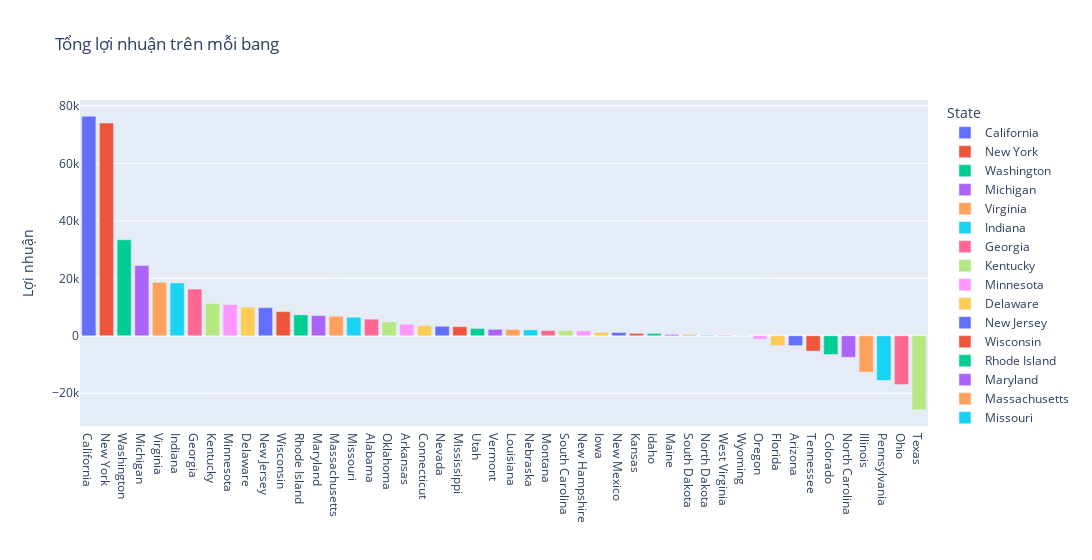

The notebook cell this image was saved under:
### Code cell
state_profit = df.groupby('State')['Profit'].sum().reset_index()
state_profit = state_profit.sort_values(by=['Profit'],ascending=False)
fig_state_profit = px.bar(state_profit,x='State',y='Profit',color='State',title='Tổng lợi nhuận trên mỗi bang')
fig_state_profit.update_layout(
    yaxis_title = 'Lợi nhuận',
    xaxis_title = '',
    width = 5000
)
fig_state_profit.show()

### Figure 1 — Plotly figure (JSON) as saved in the notebook; plotly's stock layout.template omitted (floating-point values rounded to 4 significant figures)
{"data": [{"alignmentgroup": "True", "hovertemplate": "State=%{x}<br>Profit=%{y}<extra></extra>", "legendgroup": "California", "marker": {"color": "#636efa", "pattern": {"shape": ""}}, "name": "California", "offsetgroup": "California", "orientation": "v", "showlegend": true, "textposition": "auto", "type": "bar", "x": ["California"], "xaxis": "x", "y": [76380.0], "yaxis": "y"}, {"alignmentgroup": "True", "hovertemplate": "State=%{x}<br>Profit=%{y}<extra></extra>", "legendgroup": "New York", "marker": {"color": "#EF553B", "pattern": {"shape": ""}}, "name": "New York", "offsetgroup": "New York", "orientation": "v", "showlegend": true, "textposition": "auto", "type": "bar", "x": ["New York"], "xaxis": "x", "y": [74040.0], "yaxis": "y"}, {"alignmentgroup": "True", "hovertemplate": "State=%{x}<br>Profit=%{y}<extra></extra>", "legendgroup": "Washington", "marker": {"color": "#00cc96", "pattern": {"shape": ""}}, "name": "Washington", "offsetgroup": "Washington", "orientation": "v", "showlegend": true, "textposition": "auto", "type": "bar", "x": ["Washington"], "xaxis": "x", "y": [33400.0], "yaxis": "y"}, {"alignmentgroup": "True", "hovertemplate": "State=%{x}<br>Profit=%{y}<extra></extra>", "legendgroup": "Michigan", "marker": {"color": "#ab63fa", "pattern": {"shape": ""}}, "name": "Michigan", "offsetgroup": "Michigan", "orientation": "v", "showlegend": true, "textposition": "auto", "type": "bar", "x": ["Michigan"], "xaxis": "x", "y": [24460.0], "yaxis": "y"}, {"alignmentgroup": "True", "hovertemplate": "State=%{x}<br>Profit=%{y}<extra></extra>", "legendgroup": "Virginia", "marker": {"color": "#FFA15A", "pattern": {"shape": ""}}, "name": "Virginia", "offsetgroup": "Virginia", "orientation": "v", "showlegend": true, "textposition": "auto", "type": "bar", "x": ["Virginia"], "xaxis": "x", "y": [18600.0], "yaxis": "y"}, {"alignmentgroup": "True", "hovertemplate": "State=%{x}<br>Profit=%{y}<extra></extra>", "legendgroup": "Indiana", "marker": {"color": "#19d3f3", "pattern": {"shape": ""}}, "name": "Indiana", "offsetgroup": "Indiana", "orientation": "v", "showlegend": true, "textposition": "auto", "type": "bar", "x": ["Indiana"], "xaxis": "x", "y": [18380.0], "yaxis": "y"}, {"alignmentgroup": "True", "hovertemplate": "State=%{x}<br>Profit=%{y}<extra></extra>", "legendgroup": "Georgia", "marker": {"color": "#FF6692", "pattern": {"shape": ""}}, "name": "Georgia", "offsetgroup": "Georgia", "orientation": "v", "showlegend": true, "textposition": "auto", "type": "bar", "x": ["Georgia"], "xaxis": "x", "y": [16250.0], "yaxis": "y"}, {"alignmentgroup": "True", "hovertemplate": "State=%{x}<br>Profit=%{y}<extra></extra>", "legendgroup": "Kentucky", "marker": {"color": "#B6E880", "pattern": {"shape": ""}}, "name": "Kentucky", "offsetgroup": "Kentucky", "orientation": "v", "showlegend": true, "textposition": "auto", "type": "bar", "x": ["Kentucky"], "xaxis": "x", "y": [11200.0], "yaxis": "y"}, {"alignmentgroup": "True", "hovertemplate": "State=%{x}<br>Profit=%{y}<extra></extra>", "legendgroup": "Minnesota", "marker": {"color": "#FF97FF", "pattern": {"shape": ""}}, "name": "Minnesota", "offsetgroup": "Minnesota", "orientation": "v", "showlegend": true, "textposition": "auto", "type": "bar", "x": ["Minnesota"], "xaxis": "x", "y": [10820.0], "yaxis": "y"}, {"alignmentgroup": "True", "hovertemplate": "State=%{x}<br>Profit=%{y}<extra></extra>", "legendgroup": "Delaware", "marker": {"color": "#FECB52", "pattern": {"shape": ""}}, "name": "Delaware", "offsetgroup": "Delaware", "orientation": "v", "showlegend": true, "textposition": "auto", "type": "bar", "x": ["Delaware"], "xaxis": "x", "y": [9977.0], "yaxis": "y"}, {"alignmentgroup": "True", "hovertemplate": "State=%{x}<br>Profit=%{y}<extra></extra>", "legendgroup": "New Jersey", "marker": {"color": "#636efa", "pattern": {"shape": ""}}, "name": "New Jersey", "offsetgroup": "New Jersey", "orientation": "v", "showlegend": true, "textposition": "auto", "type": "bar", "x": ["New Jersey"], "xaxis": "x", "y": [9773.0], "yaxis": "y"}, {"alignmentgroup": "True", "hovertemplate": "State=%{x}<br>Profit=%{y}<extra></extra>", "legendgroup": "Wisconsin", "marker": {"color": "#EF553B", "pattern": {"shape": ""}}, "name": "Wisconsin", "offsetgroup": "Wisconsin", "orientation": "v", "showlegend": true, "textposition": "auto", "type": "bar", "x": ["Wisconsin"], "xaxis": "x", "y": [8402.0], "yaxis": "y"}, {"alignmentgroup": "True", "hovertemplate": "State=%{x}<br>Profit=%{y}<extra></extra>", "legendgroup": "Rhode Island", "marker": {"color": "#00cc96", "pattern": {"shape": ""}}, "name": "Rhode Island", "offsetgroup": "Rhode Island", "orientation": "v", "showlegend": true, "textposition": "auto", "type": "bar", "x": ["Rhode Island"], "xaxis": "x", "y": [7286.0], "yaxis": "y"}, {"alignmentgroup": "True", "hovertemplate": "State=%{x}<br>Profit=%{y}<extra></extra>", "legendgroup": "Maryland", "marker": {"color": "#ab63fa", "pattern": {"shape": ""}}, "name": "Maryland", "offsetgroup": "Maryland", "orientation": "v", "showlegend": true, "textposition": "auto", "type": "bar", "x": ["Maryland"], "xaxis": "x", "y": [7031.0], "yaxis": "y"}, {"alignmentgroup": "True", "hovertemplate": "State=%{x}<br>Profit=%{y}<extra></extra>", "legendgroup": "Massachusetts", "marker": {"color": "#FFA15A", "pattern": {"shape": ""}}, "name": "Massachusetts", "offsetgroup": "Massachusetts", "orientation": "v", "showlegend": true, "textposition": "auto", "type": "bar", "x": ["Massachusetts"], "xaxis": "x", "y": [6786.0], "yaxis": "y"}, {"alignmentgroup": "True", "hovertemplate": "State=%{x}<br>Profit=%{y}<extra></extra>", "legendgroup": "Missouri", "marker": {"color": "#19d3f3", "pattern": {"shape": ""}}, "name": "Missouri", "offsetgroup": "Missouri", "orientation": "v", "showlegend": true, "textposition": "auto", "type": "bar", "x": ["Missouri"], "xaxis": "x", "y": [6436.0], "yaxis": "y"}, {"alignmentgroup": "True", "hovertemplate": "State=%{x}<br>Profit=%{y}<extra></extra>", "legendgroup": "Alabama", "marker": {"color": "#FF6692", "pattern": {"shape": ""}}, "name": "Alabama", "offsetgroup": "Alabama", "orientation": "v", "showlegend": true, "textposition": "auto", "type": "bar", "x": ["Alabama"], "xaxis": "x", "y": [5787.0], "yaxis": "y"}, {"alignmentgroup": "True", "hovertemplate": "State=%{x}<br>Profit=%{y}<extra></extra>", "legendgroup": "Oklahoma", "marker": {"color": "#B6E880", "pattern": {"shape": ""}}, "name": "Oklahoma", "offsetgroup": "Oklahoma", "orientation": "v", "showlegend": true, "textposition": "auto", "type": "bar", "x": ["Oklahoma"], "xaxis": "x", "y": [4854.0], "yaxis": "y"}, {"alignmentgroup": "True", "hovertemplate": "State=%{x}<br>Profit=%{y}<extra></extra>", "legendgroup": "Arkansas", "marker": {"color": "#FF97FF", "pattern": {"shape": ""}}, "name": "Arkansas", "offsetgroup": "Arkansas", "orientation": "v", "showlegend": true, "textposition": "auto", "type": "bar", "x": ["Arkansas"], "xaxis": "x", "y": [4009.0], "yaxis": "y"}, {"alignmentgroup": "True", "hovertemplate": "State=%{x}<br>Profit=%{y}<extra></extra>", "legendgroup": "Connecticut", "marker": {"color": "#FECB52", "pattern": {"shape": ""}}, "name": "Connecticut", "offsetgroup": "Connecticut", "orientation": "v", "showlegend": true, "textposition": "auto", "type": "bar", "x": ["Connecticut"], "xaxis": "x", "y": [3511.0], "yaxis": "y"}, {"alignmentgroup": "True", "hovertemplate": "State=%{x}<br>Profit=%{y}<extra></extra>", "legendgroup": "Nevada", "marker": {"color": "#636efa", "pattern": {"shape": ""}}, "name": "Nevada", "offsetgroup": "Nevada", "orientation": "v", "showlegend": true, "textposition": "auto", "type": "bar", "x": ["Nevada"], "xaxis": "x", "y": [3317.0], "yaxis": "y"}, {"alignmentgroup": "True", "hovertemplate": "State=%{x}<br>Profit=%{y}<extra></extra>", "legendgroup": "Mississippi", "marker": {"color": "#EF553B", "pattern": {"shape": ""}}, "name": "Mississippi", "offsetgroup": "Mississippi", "orientation": "v", "showlegend": true, "textposition": "auto", "type": "bar", "x": ["Mississippi"], "xaxis": "x", "y": [3173.0], "yaxis": "y"}, {"alignmentgroup": "True", "hovertemplate": "State=%{x}<br>Profit=%{y}<extra></extra>", "legendgroup": "Utah", "marker": {"color": "#00cc96", "pattern": {"shape": ""}}, "name": "Utah", "offsetgroup": "Utah", "orientation": "v", "showlegend": true, "textposition": "auto", "type": "bar", "x": ["Utah"], "xaxis": "x", "y": [2547.0], "yaxis": "y"}, {"alignmentgroup": "True", "hovertemplate": "State=%{x}<br>Profit=%{y}<extra></extra>", "legendgroup": "Vermont", "marker": {"color": "#ab63fa", "pattern": {"shape": ""}}, "name": "Vermont", "offsetgroup": "Vermont", "orientation": "v", "showlegend": true, "textposition": "auto", "type": "bar", "x": ["Vermont"], "xaxis": "x", "y": [2245.0], "yaxis": "y"}, {"alignmentgroup": "True", "hovertemplate": "State=%{x}<br>Profit=%{y}<extra></extra>", "legendgroup": "Louisiana", "marker": {"color": "#FFA15A", "pattern": {"shape": ""}}, "name": "Louisiana", "offsetgroup": "Louisiana", "orientation": "v", "showlegend": true, "textposition": "auto", "type": "bar", "x": ["Louisiana"], "xaxis": "x", "y": [2196.0], "yaxis": "y"}, {"alignmentgroup": "True", "hovertemplate": "State=%{x}<br>Profit=%{y}<extra></extra>", "legendgroup": "Nebraska", "marker": {"color": "#19d3f3", "pattern": {"shape": ""}}, "name": "Nebraska", "offsetgroup": "Nebraska", "orientation": "v", "showlegend": true, "textposition": "auto", "type": "bar", "x": ["Nebraska"], "xaxis": "x", "y": [2037.0], "yaxis": "y"}, {"alignmentgroup": "True", "hovertemplate": "State=%{x}<br>Profit=%{y}<extra></extra>", "legendgroup": "Montana", "marker": {"color": "#FF6692", "pattern": {"shape": ""}}, "name": "Montana", "offsetgroup": "Montana", "orientation": "v", "showlegend": true, "textposition": "auto", "type": "bar", "x": ["Montana"], "xaxis": "x", "y": [1833.0], "yaxis": "y"}, {"alignmentgroup": "True", "hovertemplate": "State=%{x}<br>Profit=%{y}<extra></extra>", "legendgroup": "South Carolina", "marker": {"color": "#B6E880", "pattern": {"shape": ""}}, "name": "South Carolina", "offsetgroup": "South Carolina", "orientation": "v", "showlegend": true, "textposition": "auto", "type": "bar", "x": ["South Carolina"], "xaxis": "x", "y": [1769.0], "yaxis": "y"}, {"alignmentgroup": "True", "hovertemplate": "State=%{x}<br>Profit=%{y}<extra></extra>", "legendgroup": "New Hampshire", "marker": {"color": "#FF97FF", "pattern": {"shape": ""}}, "name": "New Hampshire", "offsetgroup": "New Hampshire", "orientation": "v", "showlegend": true, "textposition": "auto", "type": "bar", "x": ["New Hampshire"], "xaxis": "x", "y": [1707.0], "yaxis": "y"}, {"alignmentgroup": "True", "hovertemplate": "State=%{x}<br>Profit=%{y}<extra></extra>", "legendgroup": "Iowa", "marker": {"color": "#FECB52", "pattern": {"shape": ""}}, "name": "Iowa", "offsetgroup": "Iowa", "orientation": "v", "showlegend": true, "textposition": "auto", "type": "bar", "x": ["Iowa"], "xaxis": "x", "y": [1184.0], "yaxis": "y"}, {"alignmentgroup": "True", "hovertemplate": "State=%{x}<br>Profit=%{y}<extra></extra>", "legendgroup": "New Mexico", "marker": {"color": "#636efa", "pattern": {"shape": ""}}, "name": "New Mexico", "offsetgroup": "New Mexico", "orientation": "v", "showlegend": true, "textposition": "auto", "type": "bar", "x": ["New Mexico"], "xaxis": "x", "y": [1157.0], "yaxis": "y"}, {"alignmentgroup": "True", "hovertemplate": "State=%{x}<br>Profit=%{y}<extra></extra>", "legendgroup": "Kansas", "marker": {"color": "#EF553B", "pattern": {"shape": ""}}, "name": "Kansas", "offsetgroup": "Kansas", "orientation": "v", "showlegend": true, "textposition": "auto", "type": "bar", "x": ["Kansas"], "xaxis": "x", "y": [836.4], "yaxis": "y"}, {"alignmentgroup": "True", "hovertemplate": "State=%{x}<br>Profit=%{y}<extra></extra>", "legendgroup": "Idaho", "marker": {"color": "#00cc96", "pattern": {"shape": ""}}, "name": "Idaho", "offsetgroup": "Idaho", "orientation": "v", "showlegend": true, "textposition": "auto", "type": "bar", "x": ["Idaho"], "xaxis": "x", "y": [826.7], "yaxis": "y"}, {"alignmentgroup": "True", "hovertemplate": "State=%{x}<br>Profit=%{y}<extra></extra>", "legendgroup": "Maine", "marker": {"color": "#ab63fa", "pattern": {"shape": ""}}, "name": "Maine", "offsetgroup": "Maine", "orientation": "v", "showlegend": true, "textposition": "auto", "type": "bar", "x": ["Maine"], "xaxis": "x", "y": [454.5], "yaxis": "y"}, {"alignmentgroup": "True", "hovertemplate": "State=%{x}<br>Profit=%{y}<extra></extra>", "legendgroup": "South Dakota", "marker": {"color": "#FFA15A", "pattern": {"shape": ""}}, "name": "South Dakota", "offsetgroup": "South Dakota", "orientation": "v", "showlegend": true, "textposition": "auto", "type": "bar", "x": ["South Dakota"], "xaxis": "x", "y": [394.8], "yaxis": "y"}, {"alignmentgroup": "True", "hovertemplate": "State=%{x}<br>Profit=%{y}<extra></extra>", "legendgroup": "North Dakota", "marker": {"color": "#19d3f3", "pattern": {"shape": ""}}, "name": "North Dakota", "offsetgroup": "North Dakota", "orientation": "v", "showlegend": true, "textposition": "auto", "type": "bar", "x": ["North Dakota"], "xaxis": "x", "y": [230.1], "yaxis": "y"}, {"alignmentgroup": "True", "hovertemplate": "State=%{x}<br>Profit=%{y}<extra></extra>", "legendgroup": "West Virginia", "marker": {"color": "#FF6692", "pattern": {"shape": ""}}, "name": "West Virginia", "offsetgroup": "West Virginia", "orientation": "v", "showlegend": true, "textposition": "auto", "type": "bar", "x": ["West Virginia"], "xaxis": "x", "y": [185.9], "yaxis": "y"}, {"alignmentgroup": "True", "hovertemplate": "State=%{x}<br>Profit=%{y}<extra></extra>", "legendgroup": "Wyoming", "marker": {"color": "#B6E880", "pattern": {"shape": ""}}, "name": "Wyoming", "offsetgroup": "Wyoming", "orientation": "v", "showlegend": true, "textposition": "auto", "type": "bar", "x": ["Wyoming"], "xaxis": "x", "y": [100.2], "yaxis": "y"}, {"alignmentgroup": "True", "hovertemplate": "State=%{x}<br>Profit=%{y}<extra></extra>", "legendgroup": "Oregon", "marker": {"color": "#FF97FF", "pattern": {"shape": ""}}, "name": "Oregon", "offsetgroup": "Oregon", "orientation": "v", "showlegend": true, "textposition": "auto", "type": "bar", "x": ["Oregon"], "xaxis": "x", "y": [-1190.0], "yaxis": "y"}, {"alignmentgroup": "True", "hovertemplate": "State=%{x}<br>Profit=%{y}<extra></extra>", "legendgroup": "Florida", "marker": {"color": "#FECB52", "pattern": {"shape": ""}}, "name": "Florida", "offsetgroup": "Florida", "orientation": "v", "showlegend": true, "textposition": "auto", "type": "bar", "x": ["Florida"], "xaxis": "x", "y": [-3399.0], "yaxis": "y"}, {"alignmentgroup": "True", "hovertemplate": "State=%{x}<br>Profit=%{y}<extra></extra>", "legendgroup": "Arizona", "marker": {"color": "#636efa", "pattern": {"shape": ""}}, "name": "Arizona", "offsetgroup": "Arizona", "orientation": "v", "showlegend": true, "textposition": "auto", "type": "bar", "x": ["Arizona"], "xaxis": "x", "y": [-3428.0], "yaxis": "y"}, {"alignmentgroup": "True", "hovertemplate": "State=%{x}<br>Profit=%{y}<extra></extra>", "legendgroup": "Tennessee", "marker": {"color": "#EF553B", "pattern": {"shape": ""}}, "name": "Tennessee", "offsetgroup": "Tennessee", "orientation": "v", "showlegend": true, "textposition": "auto", "type": "bar", "x": ["Tennessee"], "xaxis": "x", "y": [-5342.0], "yaxis": "y"}, {"alignmentgroup": "True", "hovertemplate": "State=%{x}<br>Profit=%{y}<extra></extra>", "legendgroup": "Colorado", "marker": {"color": "#00cc96", "pattern": {"shape": ""}}, "name": "Colorado", "offsetgroup": "Colorado", "orientation": "v", "showlegend": true, "textposition": "auto", "type": "bar", "x": ["Colorado"], "xaxis": "x", "y": [-6528.0], "yaxis": "y"}, {"alignmentgroup": "True", "hovertemplate": "State=%{x}<br>Profit=%{y}<extra></extra>", "legendgroup": "North Carolina", "marker": {"color": "#ab63fa", "pattern": {"shape": ""}}, "name": "North Carolina", "offsetgroup": "North Carolina", "orientation": "v", "showlegend": true, "textposition": "auto", "type": "bar", "x": ["North Carolina"], "xaxis": "x", "y": [-7491.0], "yaxis": "y"}, {"alignmentgroup": "True", "hovertemplate": "State=%{x}<br>Profit=%{y}<extra></extra>", "legendgroup": "Illinois", "marker": {"color": "#FFA15A", "pattern": {"shape": ""}}, "name": "Illinois", "offsetgroup": "Illinois", "orientation": "v", "showlegend": true, "textposition": "auto", "type": "bar", "x": ["Illinois"], "xaxis": "x", "y": [-12610.0], "yaxis": "y"}, {"alignmentgroup": "True", "hovertemplate": "State=%{x}<br>Profit=%{y}<extra></extra>", "legendgroup": "Pennsylvania", "marker": {"color": "#19d3f3", "pattern": {"shape": ""}}, "name": "Pennsylvania", "offsetgroup": "Pennsylvania", "orientation": "v", "showlegend": true, "textposition": "auto", "type": "bar", "x": ["Pennsylvania"], "xaxis": "x", "y": [-15560.0], "yaxis": "y"}, {"alignmentgroup": "True", "hovertemplate": "State=%{x}<br>Profit=%{y}<extra></extra>", "legendgroup": "Ohio", "marker": {"color": "#FF6692", "pattern": {"shape": ""}}, "name": "Ohio", "offsetgroup": "Ohio", "orientation": "v", "showlegend": true, "textposition": "auto", "type": "bar", "x": ["Ohio"], "xaxis": "x", "y": [-16970.0], "yaxis": "y"}, {"alignmentgroup": "True", "hovertemplate": "State=%{x}<br>Profit=%{y}<extra></extra>", "legendgroup": "Texas", "marker": {"color": "#B6E880", "pattern": {"shape": ""}}, "name": "Texas", "offsetgroup": "Texas", "orientation": "v", "showlegend": true, "textposition": "auto", "type": "bar", "x": ["Texas"], "xaxis": "x", "y": [-25730.0], "yaxis": "y"}], "layout": {"barmode": "relative", "legend": {"title": {"text": "State"}, "tracegroupgap": 0}, "title": {"text": "Tổng lợi nhuận trên mỗi bang"}, "width": 5000, "xaxis": {"anchor": "y", "categoryarray": ["California", "New York", "Washington", "Michigan", "Virginia", "Indiana", "Georgia", "Kentucky", "Minnesota", "Delaware", "New Jersey", "Wisconsin", "Rhode Island", "Maryland", "Massachusetts", "Missouri", "Alabama", "Oklahoma", "Arkansas", "Connecticut", "Nevada", "Mississippi", "Utah", "Vermont", "Louisiana", "Nebraska", "Montana", "South Carolina", "New Hampshire", "Iowa", "New Mexico", "Kansas", "Idaho", "Maine", "South Dakota", "North Dakota", "West Virginia", "Wyoming", "Oregon", "Florida", "Arizona", "Tennessee", "Colorado", "North Carolina", "Illinois", "Pennsylvania", "Ohio", "Texas"], "categoryorder": "array", "domain": [0, 1], "title": {"text": ""}}, "yaxis": {"anchor": "x", "domain": [0, 1], "title": {"text": "Lợi nhuận"}}}}
